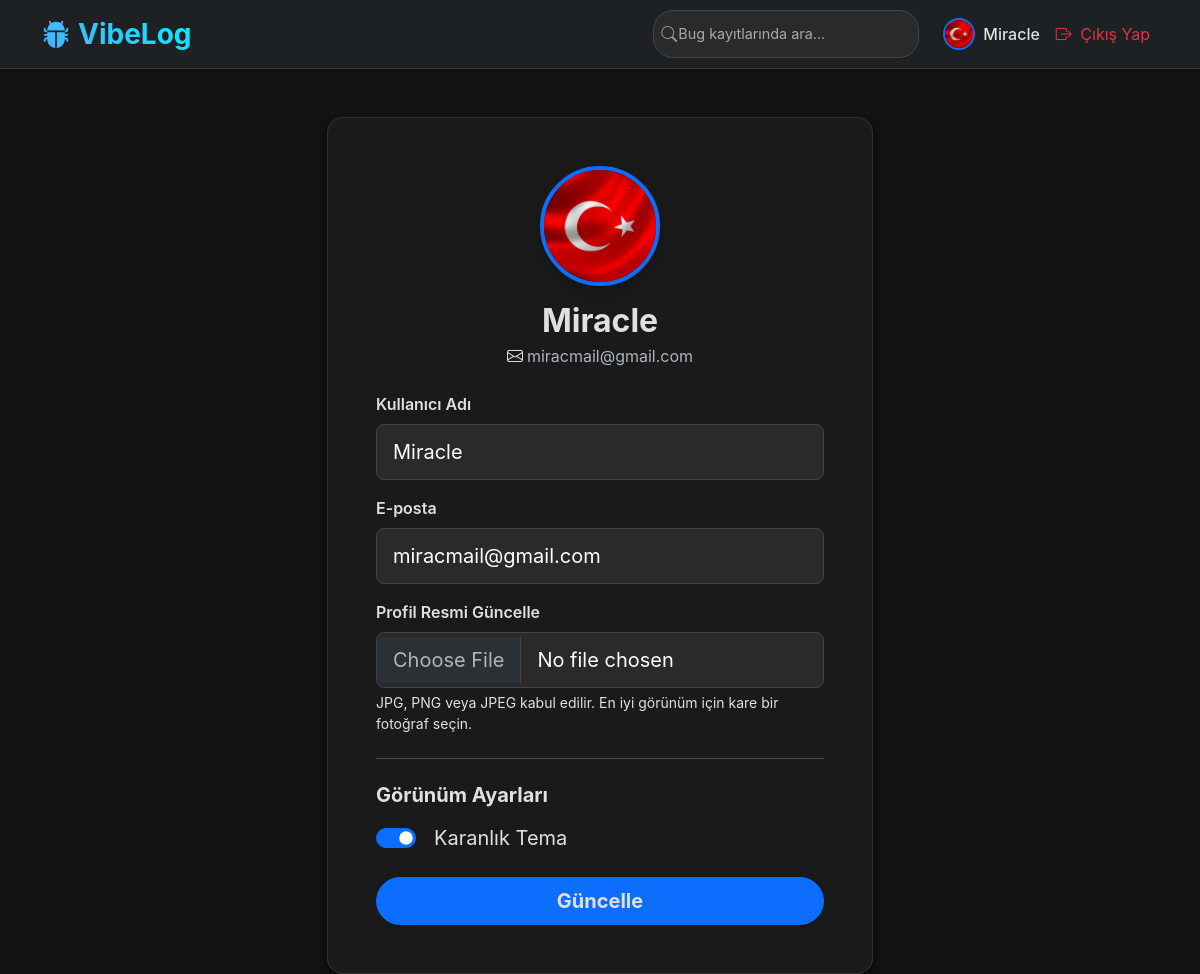
/profile (signed in), run on the app's committed database.
### app/models.py (models this page shows, shortened)
class User(UserMixin, db.Model):
    __tablename__ = 'users'
    id: Mapped[int] = mapped_column(primary_key=True)
    username: Mapped[str] = mapped_column(String(64), unique=True, nullable=False)
    email: Mapped[str] = mapped_column(String(120), unique=True, nullable=False)
    password_hash: Mapped[str] = mapped_column(String(256), nullable=False)
    avatar_image: Mapped[str] = mapped_column(String(255), default='default.png')
    dark_mode: Mapped[bool] = mapped_column(Boolean, default=False)
    created_at: Mapped[datetime] = mapped_column(default=datetime.utcnow)
    projects: Mapped[List["Project"]] = relationship(back_populates="user", cascade="all, delete-orphan")

### app/main/routes.py (the view)
@main.route('/profile', methods=['GET', 'POST'])
@login_required
def profile():
    form = UpdateProfileForm()
    if form.validate_on_submit():
        if form.avatar.data:
            avatar_file = form.avatar.data
            filename = secure_filename(avatar_file.filename)
            ext = os.path.splitext(filename)[1]
            new_filename = f"user_{current_user.id}_{int(time.time())}{ext}"
            upload_dir = os.path.join(current_app.root_path, 'static', 'uploads', 'avatars')
            os.makedirs(upload_dir, exist_ok=True)
            file_path = os.path.join(upload_dir, new_filename)
            avatar_file.save(file_path)
            current_user.avatar_image = new_filename
        current_user.username = form.username.data
        current_user.email = form.email.data
        current_user.dark_mode = form.dark_mode.data
        db.session.commit()
        flash('Hesabınız başarıyla güncellendi!', 'success')
        return redirect(url_for('main.profile'))
    elif request.method == 'GET':
        form.username.data = current_user.username
        form.email.data = current_user.email
        form.dark_mode.data = current_user.dark_mode
    return render_template('main/profile.html', title='Profilim', form=form)

### app/main/forms.py (shortened to what this page needs)
class UpdateProfileForm(FlaskForm):
    username = StringField('Kullanıcı Adı', validators=[DataRequired(), Length(min=2, max=64)])
    email = StringField('E-posta', validators=[DataRequired(), Email(), Length(max=120)])
    avatar = FileField('Profil Resmi Güncelle', validators=[FileAllowed(['jpg', 'png', 'jpeg'], 'Sadece resim dosyaları yüklenebilir!')])
    dark_mode = BooleanField('Karanlık Tema')
    submit = SubmitField('Güncelle')

### app/models.py (called while the page is built)
@login_manager.user_loader
def load_user(id):
    return db.session.get(User, int(id))

### app/templates/main/profile.html (shortened to what this page needs)
{% extends "base.html" %}
{% block content %}
<div class="row justify-content-center mt-5">
    <div class="col-md-8 col-lg-6">
        <div class="card card-glass border-0 shadow-lg">
            <div class="card-body p-4 p-md-5">
                <div class="text-center mb-4">
                    <div class="position-relative d-inline-block">
                        <img src="{{ url_for('static', filename='uploads/avatars/' + current_user.avatar_image) }}" alt="Avatar" class="rounded-circle border border-4 border-primary shadow object-fit-cover" width="120" height="120" onerror="this.src='https://ui-avatars.com/api/?name={{ current_user.username }}&background=0D8ABC&color=fff&size=120'">
                    </div>
                    <h2 class="mt-3 mb-1 fw-bold">{{ current_user.username }}</h2>
                    <p class="text-muted"><i class="bi bi-envelope me-1"></i>{{ current_user.email }}</p>
                </div>
                <form method="POST" action="" enctype="multipart/form-data">
                    <div class="mb-3">
                        {{ form.username.label(class="form-label fw-semibold") }}
                        {% if form.username.errors %}
                            {{ form.username(class="form-control form-control-lg is-invalid") }}
                            <div class="invalid-feedback">
                                {% for error in form.username.errors %}
                                    <span>{{ error }}</span>
                                {% endfor %}
                            </div>
                        {% else %}
                            {{ form.username(class="form-control form-control-lg") }}
                        {% endif %}
                    </div>
                    <div class="mb-3">
                        {{ form.email.label(class="form-label fw-semibold") }}
                        {% if form.email.errors %}
                            {{ form.email(class="form-control form-control-lg is-invalid") }}
                            <div class="invalid-feedback">
                                {% for error in form.email.errors %}
                                    <span>{{ error }}</span>
                                {% endfor %}
                            </div>
                        {% else %}
                            {{ form.email(class="form-control form-control-lg") }}
                        {% endif %}
                    </div>
                    <div class="mb-4">
                        {{ form.avatar.label(class="form-label fw-semibold") }}
                        {% if form.avatar.errors %}
                            {{ form.avatar(class="form-control form-control-lg is-invalid", accept="image/*") }}
                            <div class="invalid-feedback">
                                {% for error in form.avatar.errors %}
                                    <span>{{ error }}</span>
                                {% endfor %}
                            </div>
                        {% else %}
                            {{ form.avatar(class="form-control form-control-lg", accept="image/*") }}
                        {% endif %}
                        <div class="form-text">JPG, PNG veya JPEG kabul edilir. En iyi görünüm için kare bir fotoğraf seçin.</div>
                    </div>
                    <hr class="my-4">
                    <div class="mb-4">
                        <h5 class="fw-bold mb-3">Görünüm Ayarları</h5>
                        <div class="form-check form-switch fs-5">
                            {{ form.dark_mode(class="form-check-input", role="switch") }}
                            {{ form.dark_mode.label(class="form-check-label ms-2") }}
                        </div>
                    </div>
                    <div class="d-grid mt-4">
                        {{ form.submit(class="btn btn-primary btn-lg fw-bold rounded-pill shadow-sm") }}
                    </div>
                </form>
            </div>
        </div>
    </div>
</div>
{% endblock %}

### app/templates/base.html (shortened to what this page needs)
<!DOCTYPE html>
<html lang="tr">
<head>
    <link href="https://cdn.jsdelivr.net/npm/bootstrap@5.3.0/dist/css/bootstrap.min.css" rel="stylesheet">
    <link rel="stylesheet" href="https://cdn.jsdelivr.net/npm/bootstrap-icons@1.11.3/font/bootstrap-icons.min.css">
    <link rel="stylesheet" href="{{ url_for('static', filename='css/style.css') }}">
</head>
<body class="bg-light transition-base" {% if current_user.is_authenticated and current_user.dark_mode %}data-bs-theme="dark"{% endif %}>
    <nav class="navbar navbar-expand-lg navbar-dark navbar-glass mb-4 sticky-top">
        <div class="container">
            <a class="navbar-brand fs-3 fw-bold text-gradient" href="/"><i class="bi bi-bug-fill me-2 text-primary"></i>VibeLog</a>
            <div class="collapse navbar-collapse" id="navbarNav">
                <ul class="navbar-nav ms-auto align-items-center">
                    {% if current_user.is_authenticated %}
                        <li class="nav-item me-lg-3 my-2 my-lg-0">
                            <form action="{{ url_for('main.search') }}" method="GET" class="d-flex">
                                <div class="position-relative">
                                    <input class="form-control search-glass ps-4" type="search" name="q" placeholder="Bug kayıtlarında ara..." aria-label="Search" required>
                                    <i class="bi bi-search position-absolute top-50 start-0 translate-middle-y ms-2 text-white-50"></i>
                                </div>
                            </form>
                        </li>
                        <li class="nav-item">
                            <a class="nav-link d-flex align-items-center" href="{{ url_for('main.profile') }}">
                                <img src="{{ url_for('static', filename='uploads/avatars/' + current_user.avatar_image) }}" alt="Avatar" class="rounded-circle border border-2 border-primary me-2 object-fit-cover shadow-sm" width="32" height="32" onerror="this.src='https://ui-avatars.com/api/?name={{ current_user.username }}&background=0D8ABC&color=fff'">
                                <span class="fw-medium">{{ current_user.username }}</span>
                            </a>
                        </li>
                        <li class="nav-item">
                            <a class="nav-link text-danger" href="{{ url_for('auth.logout') }}"><i class="bi bi-box-arrow-right me-1"></i> Çıkış Yap</a>
                        </li>
                    {% endif %}
                </ul>
            </div>
        </div>
    </nav>
    <div class="container">
        {% block content %}{% endblock %}
    </div>
</body>
</html>

### app/static/css/style.css (style rules this page uses)
body { background: linear-gradient(135deg, #f5f7fa 0%, #c3cfe2 100%); min-height: 100vh; font-family: 'Inter', -apple-system, BlinkMacSystemFont, "Segoe UI", Roboto, "Helvetica Neue", Arial, sans-serif; }
.navbar-glass { background: rgba(33, 37, 41, 0.85) !important; backdrop-filter: blur(10px); -webkit-backdrop-filter: blur(10px); border-bottom: 1px solid rgba(255, 255, 255, 0.1); box-shadow: 0 4px 6px -1px rgba(0, 0, 0, 0.1), 0 2px 4px -1px rgba(0, 0, 0, 0.06); }
.text-gradient { background: linear-gradient(45deg, #4facfe 0%, #00f2fe 100%); -webkit-background-clip: text; -webkit-text-fill-color: transparent; background-clip: text; }
.card { border: none; border-radius: 1rem; box-shadow: 0 0.5rem 1rem rgba(0, 0, 0, 0.05); transition: transform 0.3s ease, box-shadow 0.3s ease; background: rgba(255, 255, 255, 0.95); }
.btn { border-radius: 0.5rem; transition: all 0.3s ease; font-weight: 500; }
.form-control { border-radius: 0.5rem; padding: 0.75rem 1rem; border: 1px solid #dee2e6; transition: border-color 0.15s ease-in-out, box-shadow 0.15s ease-in-out; }
.search-glass { background: rgba(255, 255, 255, 0.1); border: 1px solid rgba(255, 255, 255, 0.2); color: #fff; border-radius: 20px; font-size: 0.9rem; transition: all 0.3s ease; }
.search-glass::placeholder { color: rgba(255, 255, 255, 0.6); }
[data-bs-theme="dark"], [data-bs-theme="dark"] body, [data-bs-theme="dark"] .bg-light, [data-bs-theme="dark"] .bg-white, [data-bs-theme="dark"] .container-fluid { background-color: #121212 !important; background-image: none !important; color: #e0e0e0 !important; }
[data-bs-theme="dark"] h1, [data-bs-theme="dark"] h2, [data-bs-theme="dark"] h3, [data-bs-theme="dark"] h4, [data-bs-theme="dark"] p, [data-bs-theme="dark"] span, [data-bs-theme="dark"] .text-dark { color: #e0e0e0 !important; }
[data-bs-theme="dark"] .card { background-color: #1e1e1e !important; background-image: none !important; border: 1px solid #333 !important; backdrop-filter: none !important; -webkit-backdrop-filter: none !important; box-shadow: 0 4px 6px rgba(0,0,0,0.5) !important; }
[data-bs-theme="dark"] .card * { color: #e0e0e0 !important; }
[data-bs-theme="dark"] .text-muted { color: #9e9e9e !important; }
[data-bs-theme="dark"] .form-control { background-color: #2a2a2a !important; border: 1px solid #444 !important; color: #ffffff !important; }

### app/templates/main/profile.html (style rules this page uses)
.transition-base, .card-glass, .navbar-glass { transition: background-color 0.3s ease, color 0.3s ease, border-color 0.3s ease; }
[data-bs-theme="dark"] .card-glass { background: rgba(30, 30, 30, 0.7) !important; backdrop-filter: blur(10px); border: 1px solid rgba(255, 255, 255, 0.1) !important; color: #e9ecef; }
[data-bs-theme="dark"] .text-muted { color: #adb5bd !important; }

### data on the page
User: avatar_image (picture), username "Miracle", email "miracmail@gmail.com", dark_mode "☑"
